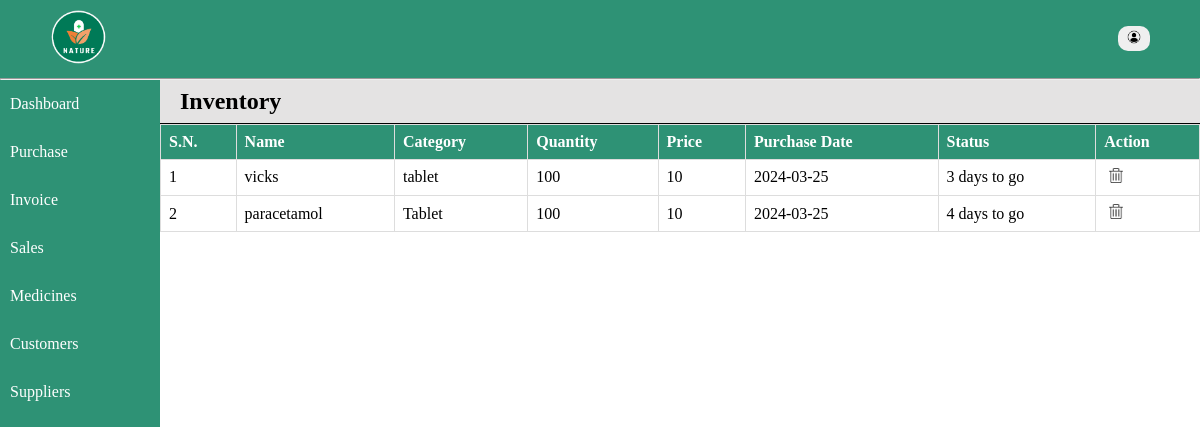
/home/inventory.php, run on an earlier commit of the app's database.
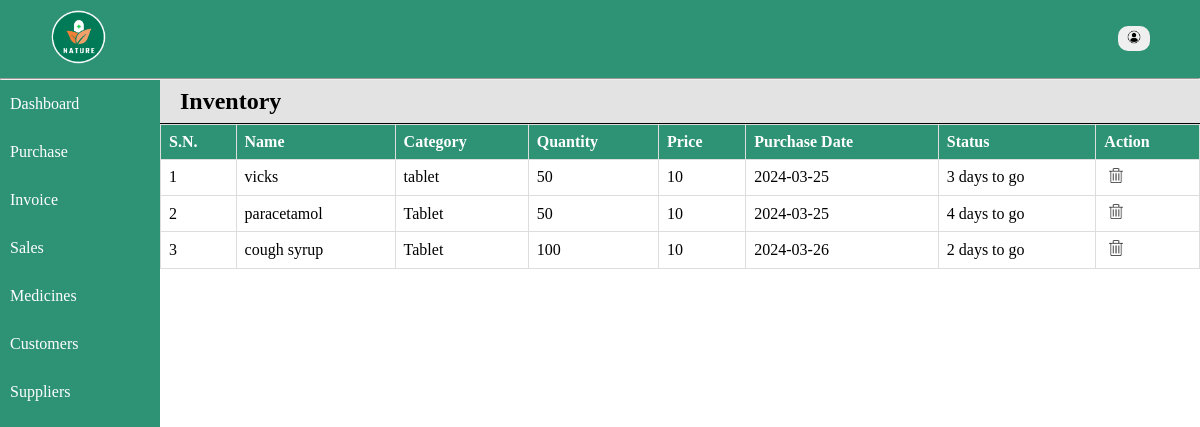
And on a later commit of the database.
### tables this page shows
CREATE TABLE `medicine` (
  `id` int(11) NOT NULL,
  `name` varchar(128) NOT NULL,
  `category` varchar(128) NOT NULL,
  `quantity` int(8) NOT NULL,
  `price` int(11) NOT NULL,
  `total` int(11) NOT NULL,
  `expiry` date NOT NULL,
  `date` date NOT NULL
);

### includes/database.php (called while the page is built, shortened)
<?php
    function select($conn, $arg) {
        $sql = "select * from $arg";
        $result = mysqli_query($conn, $sql);
        return $records = mysqli_fetch_all($result, MYSQLI_ASSOC);
    }
?>

### home/inventory.php (the view, shortened to what this page needs)
<?php
include '../includes/database.php';
$records = select($conn, 'medicine');
$status = '';
?>
<!DOCTYPE html>
<html lang="en">
<head>
    <link rel="stylesheet" href="../styles/style.css">
</head>
<body>
    <div class="container">
        <?php include '../includes/nav.php'; ?>
        <div class="main">
            <?php include '../includes/menu.php'; ?>
            <div class="content-wrapper">
            <div class="records">
                    <h2>Inventory</h2>
                    <table class="table">
                        <tr>
                            <th>S.N.</th>
                            <th>Name</th>
                            <th>Category</th>
                            <th>Quantity</th>
                            <th>Price</th>
                            <th>Purchase Date</th>
                            <th>Status</th>
                            <th>Action</th>
                        </tr>
                        <?php if (!empty($records)) : ?>
                            <?php foreach ($records as $key => $record) : ?>
                                <tr>
                                    <td><?= $key+1; ?></td>
                                    <td><?= $record['name']; ?></td>
                                    <td><?= $record['category']; ?></td>
                                    <td><?= $record['quantity']; ?></td>
                                    <td><?= $record['price']; ?></td>
                                    <td><?= $record['date']; ?></td>
                                    <?php if ($record['expiry'] < $record['date']) {
                                        $status = "Expired";
                                    } else {
                                        $one = date_create($record['expiry']);
                                        $two = date_create(date("Y-m-d"));
                                        $diff = date_diff($one, $two);
                                        $status = $diff->format("%a days to go");
                                    } ?>
                                    <td><?= $status; ?></td>
                                    <td><a href="../includes/delete.php?id= <?= $record['id']; ?>"><img src="../images/delete-icon.png" alt="delete" style="width: 14px;" class="action-btn"></a></td>
                                </tr>
                            <?php endforeach; ?>
                        <?php endif; ?>
                    </table>
            </div>
            </div>
        </div>
    </div>
</body>
</html>

What changed in the data, as far as the page shows it:
changed medicine "vicks": quantity "100" → "50"
changed medicine "paracetamol": quantity "100" → "50"
added medicine: name "cough syrup", category "Tablet", quantity "100", price "10", date "2024-03-26", expiry "2 days to go"
